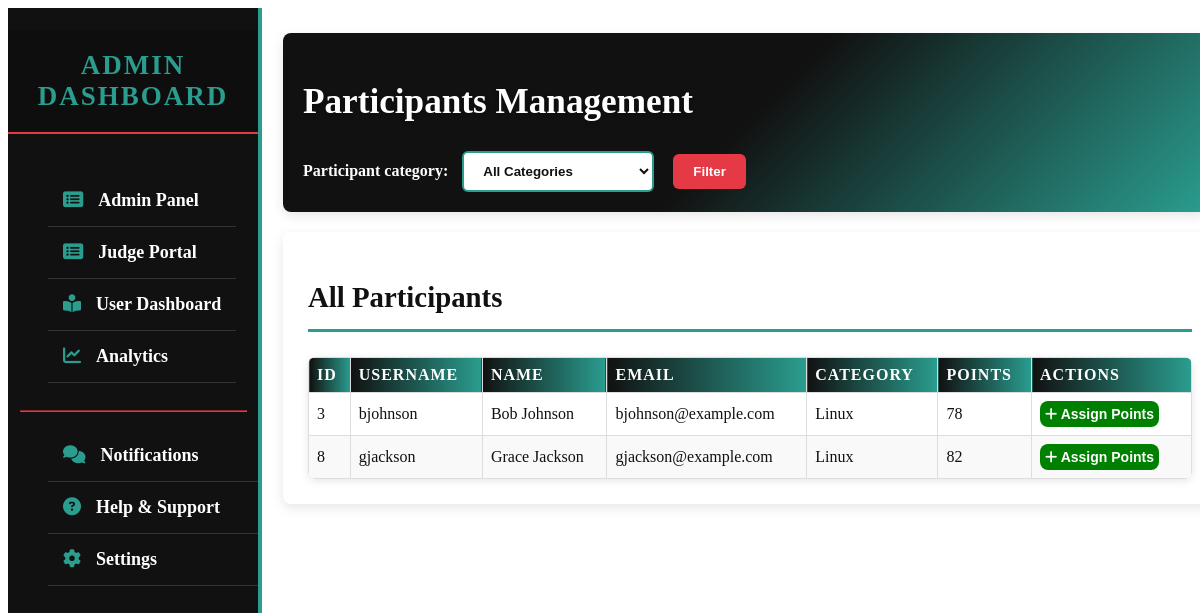
/judgesPortal.php?category=Linux, run on the app's committed database.
### tables this page shows
CREATE TABLE `users` (
  `id` int(11) NOT NULL,
  `username` varchar(50) NOT NULL,
  `first_name` varchar(50) NOT NULL,
  `last_name` varchar(50) NOT NULL,
  `email` varchar(100) NOT NULL,
  `category` enum('Web Security','Software Engineering','Linux','Binary Exploitation','General') NOT NULL,
  `points` int(11) DEFAULT 0
);

### judgesPortal.php (the view, shortened to what this page needs)
<!DOCTYPE html>
<html lang="en">
<head>
    <link rel="stylesheet" href="https://cdnjs.cloudflare.com/ajax/libs/font-awesome/6.4.0/css/all.min.css">
    <link rel="stylesheet" href="src/css/admin.css">
</head>
<body>
    <section id="adminDash">
        <div class="leftSideNav">
            <center><h2>Admin Dashboard</h2></center>
            <div class="sideNavButtons1">
                <ul>
                    <a href="admin.php"><li><i class="fa-solid fa-rectangle-list"></i>Admin Panel</li></a>
                    <a href="judgesPortal.php"><li><i class="fa-solid fa-rectangle-list"></i>Judge Portal</li></a>
                    <a href="dashboard.php"><li><i class="fa-solid fa-book-open-reader"></i>User Dashboard</li></a>
                    <a href=""><li><i class="fa-solid fa-chart-line"></i>Analytics</li></a>
                </ul>
            </div>
            <hr>
            <div class="sideNavButtons2">
                <ul>
                    <a href=""><li><i class="fa-solid fa-comments"></i>Notifications</li></a>
                    <a href=""><li><i class="fa-solid fa-circle-question"></i>Help & Support</li></a>
                    <a href=""><li><i class="fa-solid fa-gear"></i>Settings</li></a>
                </ul>
            </div>
        </div>
        <div class="studentQueries">
    <div class="heading">
        <div class="title">
            <h1>Participants Management</h1>
        </div>
        <div class="filters">
            <form action="" method="get">
                <label for="category">Participant category: </label>
                <select name="category" id="category">
                    <option value="" selected>All Categories</option>
                </select>
                <button type="submit">Filter</button>
            </form>
        </div>
    </div>
    <div class="results">
        <h1>All Participants</h1>
        <table id="participantsTable">
            <thead>
                <tr>
                    <th>ID</th>
                    <th>Username</th>
                    <th>Name</th>
                    <th>Email</th>
                    <th>Category</th>
                    <th>Points</th>
                    <th>Actions</th>
                </tr>
            </thead>
            <tbody>
                <?php
                $conn = new mysqli('localhost', 'root', '', 'ctfroom');
                $category_filter = "";
                if (isset($_GET['category'])) {
                    $category = $_GET['category'];
                    if (!empty($category)) {
                        $category_filter = " WHERE category = '" . $conn->real_escape_string($category) . "'";
                    }
                }
                $sql = "SELECT id, username, first_name, last_name, email, category, points FROM users" . $category_filter;
                $result = $conn->query($sql);
                if ($result->num_rows > 0) {
                    while($user = $result->fetch_assoc()): ?>
                    <tr>
                        <td><?php echo htmlspecialchars($user['id'] ?? ''); ?></td>
                        <td><?php echo htmlspecialchars($user['username'] ?? ''); ?></td>
                        <td><?php echo htmlspecialchars(($user['first_name'] ?? '') . ' ' . ($user['last_name'] ?? '')); ?></td>
                        <td><?php echo htmlspecialchars($user['email'] ?? ''); ?></td>
                        <td><?php echo htmlspecialchars($user['category'] ?? ''); ?></td>
                        <td><?php echo htmlspecialchars($user['points'] ?? '0'); ?></td>
                        <td>
                            <button onclick="openPointsModal(<?php echo $user['id']; ?>)" class="btn btn-update">
                                <i class="fa-solid fa-plus"></i> Assign Points
                            </button>
                        </td>
                    </tr>
                    <?php endwhile;
                } else {
                    echo "<tr><td colspan='7'>No participants found</td></tr>";
                }
                ?>
            </tbody>
        </table>
    </div>
</div>
</body>
</html>

### src/css/admin.css (style rules this page uses)
:root { --power-black: #111; --power-red: #e63946; --power-green: #2a9d8f; --pure-white: #fff; --light-gray: #f1faee; }
#adminDash { display: flex; background-color: var(--light-gray); }
#adminDash .leftSideNav { position: fixed; height: 100vh; width: 300px; background-color: var(--power-black); color: var(--pure-white); font-weight: bold; font-size: 18px; border-right: 4px solid var(--power-green); }
#adminDash .leftSideNav a { text-decoration: none; color: var(--pure-white); transition: all 0.3s ease; }
#adminDash .leftSideNav h2 { color: var(--power-green); text-transform: uppercase; letter-spacing: 2px; padding: 20px 0; border-bottom: 2px solid var(--power-red); text-align: center; background-color: rgba(0, 0, 0, 0.2); }
#adminDash .leftSideNav .sideNavButtons1 { display: flex; }
#adminDash .leftSideNav .fa-solid { margin-right: 15px; color: var(--power-green); }
#adminDash .leftSideNav li { list-style-type: none; text-decoration: none; text-align: left; padding: 15px; border-bottom: 1px solid #333; transition: all 0.3s; }
#adminDash .leftSideNav hr { width: 90%; border-color: var(--power-red); }
#adminDash .studentQueries { width: 85%; padding: 25px; margin-left: 300px; margin-top: 0; background-color: var(--pure-white); color: var(--power-black); }
#adminDash .studentQueries .heading { width: 100%; padding: 20px; background: linear-gradient(135deg, var(--power-black) 0%, var(--power-black) 50%, var(--power-green) 100%); color: var(--pure-white); border-radius: 8px; margin-bottom: 20px; box-shadow: 0 4px 12px rgba(0, 0, 0, 0.1); }
#adminDash .studentQueries .heading .title { display: flex; justify-content: space-between; align-items: center; }
#adminDash .studentQueries .heading .title h1 { color: var(--pure-white); text-shadow: 0 2px 4px rgba(0, 0, 0, 0.3); font-size: 2.2rem; }
#adminDash .studentQueries .heading .filters label { font-size: 1rem; font-weight: bold; color: var(--pure-white); margin-right: 10px; }
#adminDash .studentQueries .heading .filters select { padding: 10px 15px; border-radius: 6px; border: 2px solid var(--power-green); background-color: var(--pure-white); color: var(--power-black); font-weight: bold; margin-right: 15px; }
#adminDash .studentQueries .heading .filters button[type="submit"] { padding: 10px 20px; border-radius: 6px; background-color: var(--power-red); color: var(--pure-white); font-weight: bold; border: none; transition: all 0.3s ease; }
#adminDash .studentQueries .results { width: 100%; padding: 25px; background-color: var(--pure-white); border-radius: 8px; box-shadow: 0 4px 12px rgba(0, 0, 0, 0.1); }
#adminDash .studentQueries .results h1 { color: var(--power-black); border-bottom: 3px solid var(--power-green); padding-bottom: 15px; margin-bottom: 25px; font-size: 1.8rem; }
table { width: 100%; font-size: 16px; border-collapse: separate; border-spacing: 0; margin-top: 20px; border-radius: 8px; overflow: hidden; box-shadow: 0 2px 8px rgba(0, 0, 0, 0.1); }
th, td { padding: 15px; text-align: left; border-bottom: 1px solid #ddd; }
th { background: linear-gradient(to right, var(--power-black), var(--power-green)); color: var(--pure-white); position: sticky; top: 0; font-weight: bold; text-transform: uppercase; letter-spacing: 1px; }
tr:nth-child(even) { background-color: #f8f9fa; }
tr { transition: all 0.3s ease; }
table .btn { padding: 8px 15px; color: var(--pure-white); font-size: 14px; border-radius: 6px; border: none; margin-right: 8px; transition: all 0.3s ease; font-weight: bold; cursor: pointer; min-width: 80px; text-align: center; display: inline-block; }
table .btn-update { background-color: var(--power-green); }
@media (max-width: 1200px) { #adminDash .leftSideNav { width: 250px; } }
@media (max-width: 1200px) { #adminDash .studentQueries { margin-left: 250px; } }

### judgesPortal.php (style rules this page uses)
table { width: 100%; font-size: 16px; border-collapse: collapse; margin-top: 20px; }
th, td { border: 1px solid #ddd; padding: 8px; text-align: left; }
th { background-color: black; color: white; position: sticky; top: 0; }
tr:nth-child(even) { background-color: #f9f9f9; }
tr { transition: 1s; }
table .btn { padding: 5px; color: white; font-size: 14px; border-radius: 8px; border: none; margin-right: 5px; transition: 1s; }
table .btn-update { background-color: green; }

### data on the page
users: id "3", username "bjohnson", first_name+last_name "Bob Johnson", email "bjohnson@example.com", category "Linux", points "78"
users: id "8", username "gjackson", first_name+last_name "Grace Jackson", email "gjackson@example.com", category "Linux", points "82"
